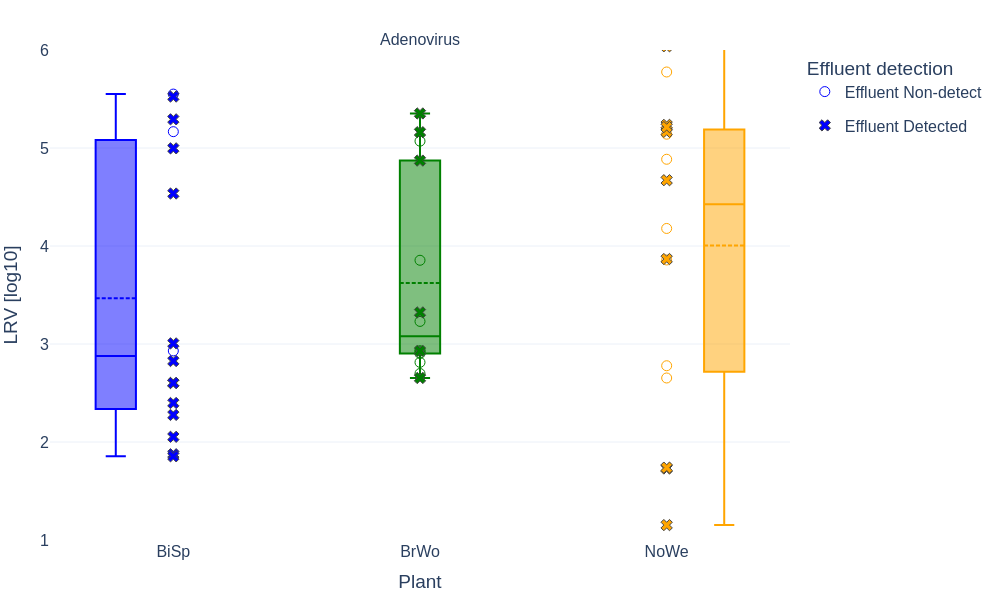

Here is the Python script that generated this plot:
# filename: lrv_boxplot_adenovirus_by_plant.py
import pandas as pd
import numpy as np
import plotly.graph_objs as go
from plotly.subplots import make_subplots
import math

# Load data
file_name = "WWTP_microbial_loads_and_removal.xlsx"
xls = pd.ExcelFile(file_name)
df_data = pd.read_excel(xls, sheet_name="Data")
df_mdl = pd.read_excel(xls, sheet_name="Method detection limits")

# Normalize Plant codes: unify 'BiSP' -> 'BiSp'
df_data['Plant'] = df_data['Plant'].replace({'BiSP': 'BiSp'})

# Filter only Adenovirus rows based on IndicatorName
def is_adenovirus(ind_name):
    return 'adenovirus' in ind_name.lower()

df_data = df_data[df_data['IndicatorName'].apply(is_adenovirus)].copy()

# Map Microorganism for consistency
df_data['Microorganism'] = 'Adenovirus'

# Create lookup for MDL and Units by Organism name (lowercase keys)
mdl_dict = {row['Organism'].lower(): row['MDL'] for _, row in df_mdl.iterrows()}
units_dict = {row['Organism'].lower(): row['Units'] for _, row in df_mdl.iterrows()}

# Get MDL and Units for Adenovirus
mdlv = mdl_dict.get('adenovirus', np.nan)
unitsv = units_dict.get('adenovirus', '')

# Assign MDL and Units columns
df_data['MDL'] = mdlv
df_data['Units'] = unitsv

# Define sample types for influent and effluent for Adenovirus
df_influent = df_data[df_data['SampleType'] == 'Influent grab'].copy()
df_effluent = df_data[df_data['SampleType'] == 'Effluent grab'].copy()

# Replace BDL and zero with MDL for count_num used in calculations
def replace_bdl_zero_with_mdl(row):
    val = row['Count']
    if pd.isna(val):
        return np.nan
    val_str = str(val).strip().upper()
    if val_str == 'BDL':
        return row['MDL']
    try:
        fval = float(val)
        if fval == 0:
            return row['MDL']
        else:
            return fval
    except:
        return np.nan

df_data['Count_num'] = df_data.apply(replace_bdl_zero_with_mdl, axis=1)
# Update influent and effluent data to include this column
df_influent = df_influent.copy()
df_influent['Count_num'] = df_influent.apply(replace_bdl_zero_with_mdl, axis=1)
df_effluent = df_effluent.copy()
df_effluent['Count_num'] = df_effluent.apply(replace_bdl_zero_with_mdl, axis=1)

# Prepare dataframe to store paired data for plotting
rows = []

plants = sorted(df_data['Plant'].dropna().unique())

for plant in plants:
    # Influent samples for plant
    df_inf = df_influent[df_influent['Plant'] == plant][['Event', 'Count', 'Count_num']]
    df_inf = df_inf.rename(columns={'Count': 'Influent_raw', 'Count_num': 'Influent_used'})

    # Effluent samples for plant
    df_eff = df_effluent[df_effluent['Plant'] == plant][['Event', 'Count', 'Count_num']]
    df_eff = df_eff.rename(columns={'Count': 'Effluent_raw', 'Count_num': 'Effluent_used'})

    # Merge on Event to pair samples of same plant and microorganism
    paired = pd.merge(df_inf, df_eff, on='Event', how='inner')

    paired['Plant'] = plant
    paired['Microorganism'] = 'Adenovirus'

    # Exclude pairs where influent_used <= MDL (skip zero/MDL influent)
    paired = paired[paired['Influent_used'] > mdlv]

    # Drop rows with NaN in influent or effluent used counts
    paired = paired.dropna(subset=['Influent_used', 'Effluent_used'])

    # Calculate LRV = log10(influent_used / effluent_used)
    paired['LRV [log10]'] = np.log10(paired['Influent_used'] / paired['Effluent_used'])

    # Determine Effluent detection flag based on raw effluent count
    def effluent_detect_flag(val):
        if pd.isna(val):
            return 'Unknown'
        val_str = str(val).strip().upper()
        if val_str == 'BDL':
            return 'Non-detect'
        try:
            fval = float(val)
            if fval == 0:
                return 'Non-detect'
            else:
                return 'Detected'
        except:
            return 'Unknown'

    paired['Effluent_detected_flag'] = paired['Effluent_raw'].apply(effluent_detect_flag)

    rows.append(paired[['Event', 'Plant', 'Microorganism', 'Influent_raw', 'Effluent_raw',
                        'Influent_used', 'Effluent_used', 'Effluent_detected_flag', 'LRV [log10]']])

# Combine all plants data
df_pairs = pd.concat(rows, ignore_index=True)
df_pairs = df_pairs.sort_values(['Plant', 'Event']).reset_index(drop=True)

# Plot single-panel box plot
plants_order = ['BiSp', 'BrWo', 'NoWe']

# Determine y-axis range (omit outliers)
percentiles = df_pairs['LRV [log10]'].quantile([0.02, 0.98]).values
y_min = math.floor(percentiles[0])
y_max = math.ceil(percentiles[1])

plant_colors = {'BiSp': 'blue', 'BrWo': 'green', 'NoWe': 'orange'}
marker_symbols = {'Non-detect': 'circle-open', 'Detected': 'x'}

fig = make_subplots(rows=1, cols=1, subplot_titles=['Adenovirus'], shared_yaxes=True)

for plant in plants_order:
    df_plant = df_pairs[df_pairs['Plant'] == plant]

    if df_plant.empty:
        continue

    # Box plot without points and no plant legend entry
    fig.add_trace(go.Box(
        y=df_plant['LRV [log10]'],
        x=[plant]*len(df_plant),
        name=plant,
        marker_color=plant_colors.get(plant, 'black'),
        boxmean=True,
        boxpoints=False,
        showlegend=False,
        line=dict(width=2)
    ), row=1, col=1)

    # Scatter for non-detect effluent points (hollow circle)
    non_detect_df = df_plant[df_plant['Effluent_detected_flag'] == 'Non-detect']
    fig.add_trace(go.Scatter(
        x=[plant]*len(non_detect_df),
        y=non_detect_df['LRV [log10]'],
        mode='markers',
        marker=dict(
            symbol=marker_symbols['Non-detect'],
            color=plant_colors.get(plant, 'black'),
            size=10,
            line=dict(width=1)
        ),
        name='Effluent Non-detect',
        showlegend=(plant == plants_order[0]),
        legendgroup='Effluent Non-detect'
    ), row=1, col=1)

    # Scatter for detected effluent points (x marker)
    detected_df = df_plant[df_plant['Effluent_detected_flag'] == 'Detected']
    fig.add_trace(go.Scatter(
        x=[plant]*len(detected_df),
        y=detected_df['LRV [log10]'],
        mode='markers',
        marker=dict(
            symbol=marker_symbols['Detected'],
            color=plant_colors.get(plant, 'black'),
            size=10,
            line=dict(width=1)
        ),
        name='Effluent Detected',
        showlegend=(plant == plants_order[0]),
        legendgroup='Effluent Detected'
    ), row=1, col=1)

# Update axes formatting
fig.update_yaxes(title_text='LRV [log10]', range=[y_min, y_max], zeroline=True, zerolinewidth=1, zerolinecolor='gray', row=1, col=1)
fig.update_xaxes(title_text='Plant', row=1, col=1)

fig.update_layout(
    font=dict(size=16),
    boxmode='group',
    showlegend=True,
    legend=dict(title='Effluent detection'),
    margin=dict(t=50, b=50, l=50, r=50),
    height=600,
    width=1000,
    template='plotly_white'
)

# Save outputs
base_filename = "lrv_boxplot_adenovirus_by_plant"
html_file = base_filename + ".html"
png_file = base_filename + ".png"
csv_file = base_filename + ".csv"

fig.write_html(html_file, include_plotlyjs='cdn')
fig.write_image(png_file, width=1000, height=600)
df_pairs.to_csv(csv_file, index=False)

print(csv_file)
print(html_file)
print(png_file)
print("lrv_boxplot_adenovirus_by_plant.py")
